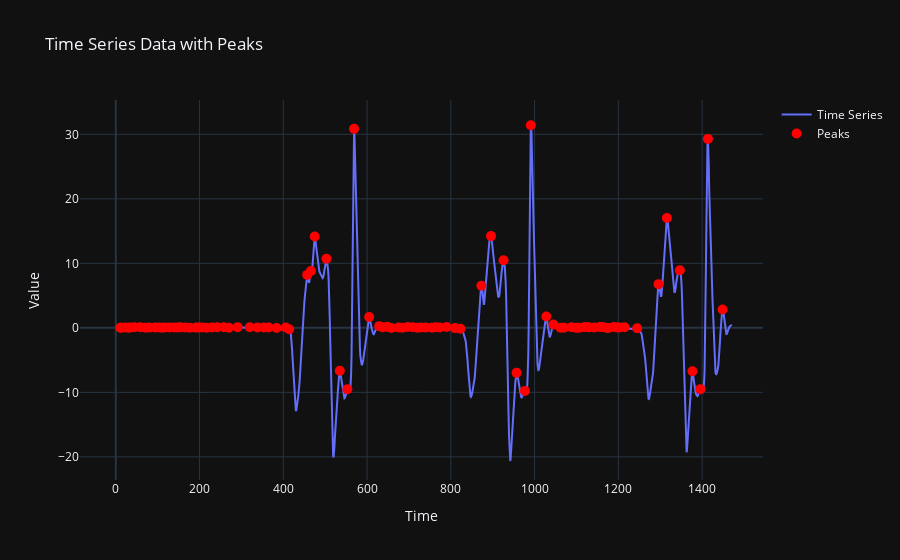

Write notebook code for a chart like this one.
### Code cell
fig = go.Figure()
fig.add_trace(go.Scatter(x=df.index, y=df['valueZ_Smooth'], mode='lines', name='Time Series'))
fig.add_trace(go.Scatter(x=df.index[peaks], y=df['valueZ_Smooth'][peaks], mode='markers', marker=dict(size=10, color='red'), name='Peaks'))
fig.update_layout(title='Time Series Data with Peaks', xaxis_title='Time', yaxis_title='Value')
fig.show()

### Figure 1 — Plotly figure (JSON) as saved in the notebook; plotly's stock layout.template omitted (floating-point values rounded to 4 significant figures; data arrays with more than 128 entries replaced by an {"elided": "..."} marker saying what was removed)
{"data": [{"mode": "lines", "name": "Time Series", "x": {"elided": "1472 int values"}, "y": {"elided": "1472 float values"}, "type": "scatter"}, {"marker": {"color": "red", "size": 10}, "mode": "markers", "name": "Peaks", "x": [11, 13, 22, 30, 33, 44, 58, 71, 80, 94, 103, 110, 117, 128, 139, 148, 154, 166, 177, 191, 197, 206, 217, 230, 242, 258, 270, 291, 320, 338, 353, 365, 384, 406, 414, 457, 466, 475, 503, 535, 553, 569, 605, 629, 637, 648, 658, 675, 684, 697, 709, 720, 729, 740, 755, 763, 774, 790, 810, 823, 873, 896, 926, 957, 977, 991, 1028, 1045, 1062, 1070, 1088, 1100, 1107, 1120, 1129, 1143, 1156, 1159, 1166, 1174, 1176, 1189, 1197, 1203, 1215, 1245, 1296, 1316, 1347, 1377, 1396, 1414, 1449], "y": [0.03378, 0.03274, 0.06965, 0.02778, 0.03666, 0.1086, 0.09377, 0.03308, 0.04055, 0.05387, 0.0585, 0.02636, 0.05226, 0.04845, 0.07294, 0.05047, 0.0769, 0.05474, 0.01569, 0.03738, 0.06563, 0.05148, 0.032, 0.05561, 0.1078, 0.09742, 0.03259, 0.1093, 0.09376, 0.05405, 0.06528, 0.07127, -0.0146, 0.06552, -0.2298, 8.209, 8.824, 14.17, 10.71, -6.64, -9.529, 30.84, 1.681, 0.2658, 0.0797, 0.1522, -0.006912, 0.05938, 0.003006, 0.1265, 0.09251, 0.02716, 0.06781, 0.0545, 0.01221, 0.07361, 0.06457, 0.1319, -0.04152, -0.1497, 6.536, 14.22, 10.48, -6.977, -9.77, 31.4, 1.768, 0.5149, 0.009667, 0.0312, 0.08309, -0.0007491, 0.002424, 0.1147, 0.07552, 0.05882, 0.1501, 0.1431, 0.0952, -0.01017, -0.009994, 0.1376, 0.06043, 0.04228, 0.09542, -0.07539, 6.776, 17.02, 8.924, -6.727, -9.504, 29.29, 2.847], "type": "scatter"}], "layout": {"title": {"text": "Time Series Data with Peaks"}, "xaxis": {"title": {"text": "Time"}}, "yaxis": {"title": {"text": "Value"}}}}
